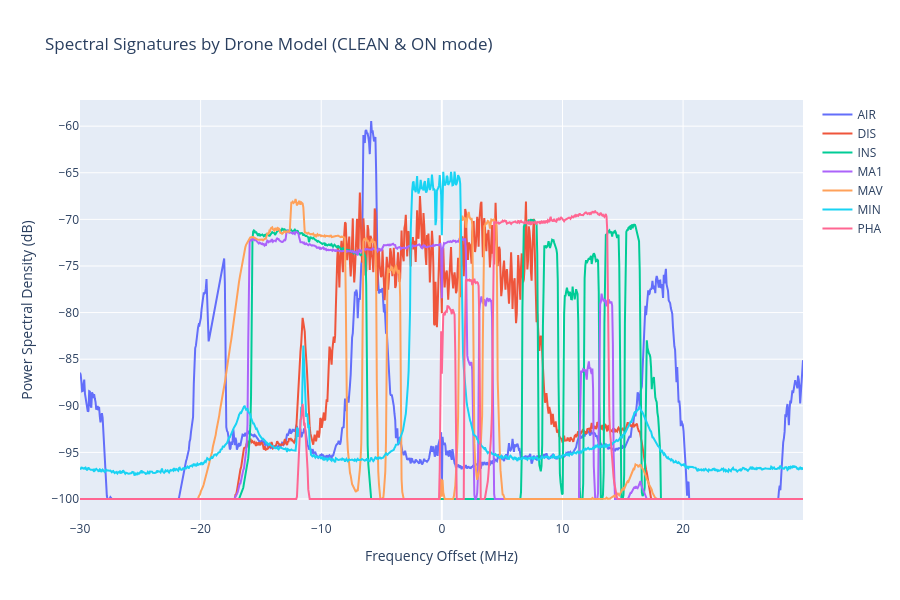

This figure's notebook cell:
### Code cell
if config.DATA_DIR.exists() and df is not None:
    drones_to_plot = sorted(df['drone_code'].unique())

    fig = go.Figure()

    for drone in drones_to_plot:
        drone_files = df[(df['drone_code'] == drone) &
                         (df['state'] == 'ON') &
                         (df['interference'] == 'CLEAN')]

        if len(drone_files) > 0:
            file_path = Path(drone_files.iloc[0]['file_path'])
            iq = data_loader.load_raw_iq(file_path)

            segments = preprocessing.segment_signal(iq, segment_ms=SEGMENT_MS)
            segment_norm = preprocessing.normalize(segments[0])

            freqs, psd_db = compute_psd_db(segment_norm)

            fig.add_trace(go.Scatter(
                x=freqs / 1e6,
                y=psd_db,
                mode='lines',
                name=drone,
                line=dict(width=2)
            ))

    fig.update_layout(
        title="Spectral Signatures by Drone Model (CLEAN & ON mode)",
        xaxis_title="Frequency Offset (MHz)",
        yaxis_title="Power Spectral Density (dB)",
        height=600,
        hovermode='x unified'
    )
    save_figure(fig, "Spectral Signatures by Drone Model CLEAN ON dB")
    fig.show()

### Figure 1 — Plotly figure (JSON) as saved in the notebook; plotly's stock layout.template omitted (floating-point values rounded to 4 significant figures; data arrays with more than 128 entries replaced by an {"elided": "..."} marker saying what was removed)
{"data": [{"line": {"width": 2}, "mode": "lines", "name": "AIR", "type": "scatter", "x": {"elided": "1024 float values"}, "y": {"elided": "1024 float values"}}, {"line": {"width": 2}, "mode": "lines", "name": "DIS", "type": "scatter", "x": {"elided": "1024 float values"}, "y": {"elided": "1024 float values"}}, {"line": {"width": 2}, "mode": "lines", "name": "INS", "type": "scatter", "x": {"elided": "1024 float values"}, "y": {"elided": "1024 float values"}}, {"line": {"width": 2}, "mode": "lines", "name": "MA1", "type": "scatter", "x": {"elided": "1024 float values"}, "y": {"elided": "1024 float values"}}, {"line": {"width": 2}, "mode": "lines", "name": "MAV", "type": "scatter", "x": {"elided": "1024 float values"}, "y": {"elided": "1024 float values"}}, {"line": {"width": 2}, "mode": "lines", "name": "MIN", "type": "scatter", "x": {"elided": "1024 float values"}, "y": {"elided": "1024 float values"}}, {"line": {"width": 2}, "mode": "lines", "name": "PHA", "type": "scatter", "x": {"elided": "1024 float values"}, "y": {"elided": "1024 float values"}}], "layout": {"height": 600, "hovermode": "x unified", "title": {"text": "Spectral Signatures by Drone Model (CLEAN & ON mode)"}, "xaxis": {"title": {"text": "Frequency Offset (MHz)"}}, "yaxis": {"title": {"text": "Power Spectral Density (dB)"}}}}
